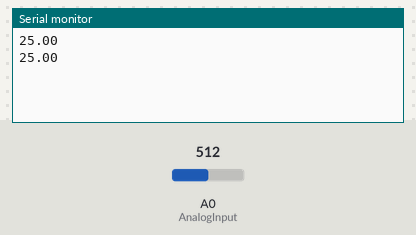
Recording of a sketch running on a simulated Arduino Uno, built with avr-gcc and run on an emulated ATmega328P. On the bench: the last lines printed to the serial monitor. Inputs (shaded band) come from the test bench; at power-on: A0 (AnalogInput) = 512.

Above: at 1.8 s.
1.9 s: A0 (AnalogInput) set to 716
At 2.8 s:
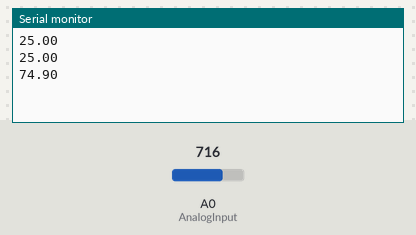
3.4 s: A0 (AnalogInput) set to 900
At 4.6 s:
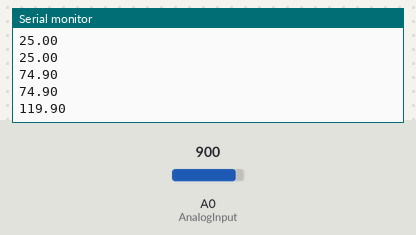
Timing chart, 0 to 6.4 s (numbered marks = the images above; inputs shaded):
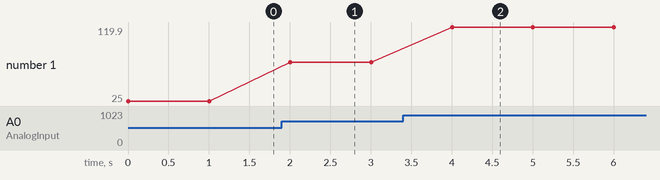

The sketch:

pt100.ino
```cpp
const int AnalogInput = A0;


int   sensorValue = 0;
int   temperature = 0;

float f1 = 0;
float t1 = 0;


void setup() {

  Serial.begin(9600);
}

void loop() {


     sensorValue = analogRead(AnalogInput);


     temperature=map(sensorValue,205,1023,-500,1500);

     f1 = temperature;  //
     t1 = f1/10.0;      //
                        //

     Serial.print(t1);
     Serial.print("\n");

     delay(1000);


}
```

Measured:
- after the input at 1.9 s, the serial monitor: prints a new line after 0.10 s (image 1)
- after the input at 3.4 s, the serial monitor: prints a new line after 0.60 s (image 2)
- plotted number 1: 25 → 74.9 after the input at 1.9 s, 74.9 → 119.9 after the input at 3.4 s
